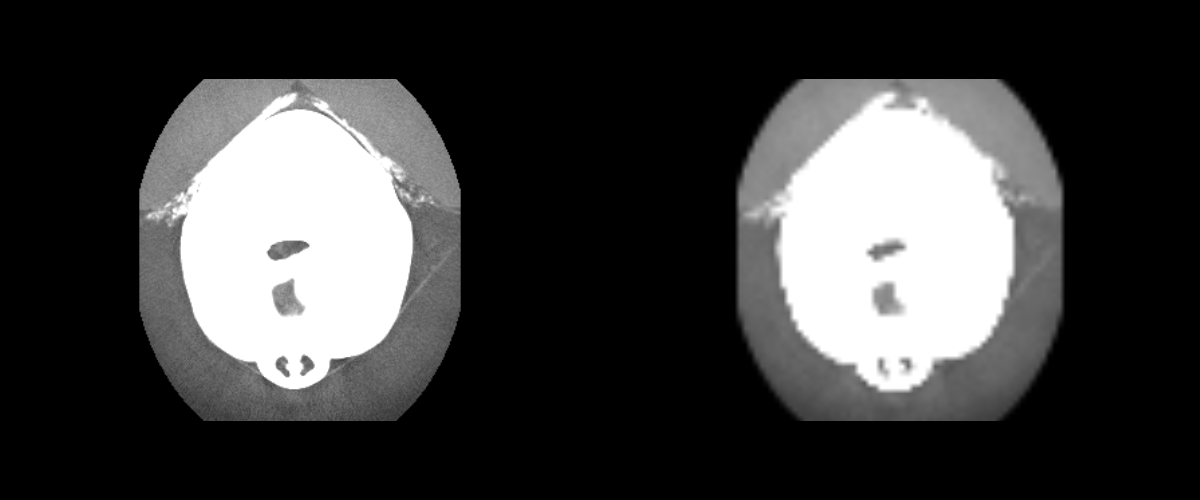

The Python source for this figure:
#!/usr/bin/env python

# Downsample a 3D medical volume (FullHead.mhd) by an integer factor
# using vtkImageShrink3D.  The left viewport shows the original middle
# axial slice; the right shows the downsampled version.

import os
from pathlib import Path

# Factory overrides: importing these modules registers the OpenGL rendering
# and interaction style implementations for vtkRenderingCore factory classes.
import vtkmodules.vtkInteractionStyle  # noqa: F401
import vtkmodules.vtkRenderingOpenGL2  # noqa: F401
# VTK pipeline classes used in this example
from vtkmodules.vtkIOImage import vtkMetaImageReader
from vtkmodules.vtkImagingCore import vtkImageCast, vtkImageShrink3D
from vtkmodules.vtkRenderingCore import (
    vtkImageActor,
    vtkRenderWindow,
    vtkRenderWindowInteractor,
    vtkRenderer,
)

# Colors (normalized RGB)
black_rgb = (0.0, 0.0, 0.0)

# Data directory: defaults to the folder containing this script
data_dir = Path(os.environ.get("VPE_DATA_DIR", Path(__file__).parent))

# Reader: load the 3D medical volume
reader = vtkMetaImageReader()
reader.SetFileName(str(data_dir / "FullHead.mhd"))
reader.Update()

# Determine the middle axial slice
extent = reader.GetOutput().GetExtent()
mid_z = (extent[4] + extent[5]) // 2

# Filter: shrink by a factor of 4 in X and Y, keep Z unchanged
shrink = vtkImageShrink3D()
shrink.SetInputConnection(reader.GetOutputPort())
shrink.SetShrinkFactors(4, 4, 1)
shrink.AveragingOn()
shrink.Update()

shrunk_extent = shrink.GetOutput().GetExtent()
shrunk_mid_z = (shrunk_extent[4] + shrunk_extent[5]) // 2

# Cast original: convert to unsigned char for display
cast_original = vtkImageCast()
cast_original.SetInputConnection(reader.GetOutputPort())
cast_original.SetOutputScalarTypeToUnsignedChar()
cast_original.ClampOverflowOn()

# Cast shrunk: convert to unsigned char for display
cast_shrunk = vtkImageCast()
cast_shrunk.SetInputConnection(shrink.GetOutputPort())
cast_shrunk.SetOutputScalarTypeToUnsignedChar()
cast_shrunk.ClampOverflowOn()

# Actor 1: original slice in the left viewport
actor_original = vtkImageActor()
actor_original.GetMapper().SetInputConnection(cast_original.GetOutputPort())
actor_original.SetDisplayExtent(extent[0], extent[1], extent[2], extent[3],
                                mid_z, mid_z)

# Actor 2: downsampled slice in the right viewport
actor_shrunk = vtkImageActor()
actor_shrunk.GetMapper().SetInputConnection(cast_shrunk.GetOutputPort())
actor_shrunk.SetDisplayExtent(shrunk_extent[0], shrunk_extent[1],
                              shrunk_extent[2], shrunk_extent[3],
                              shrunk_mid_z, shrunk_mid_z)

# Renderer 1: left viewport — original
renderer_left = vtkRenderer()
renderer_left.AddActor(actor_original)
renderer_left.SetViewport(0.0, 0.0, 0.5, 1.0)
renderer_left.SetBackground(black_rgb)
renderer_left.ResetCamera()

# Renderer 2: right viewport — downsampled
renderer_right = vtkRenderer()
renderer_right.AddActor(actor_shrunk)
renderer_right.SetViewport(0.5, 0.0, 1.0, 1.0)
renderer_right.SetBackground(black_rgb)
renderer_right.ResetCamera()

# Window: display the rendered scene
render_window = vtkRenderWindow()
render_window.AddRenderer(renderer_left)
render_window.AddRenderer(renderer_right)
render_window.SetWindowName("shrink")
render_window.SetMultiSamples(0)
render_window.SetSize(1200, 500)

# Interactor: handle mouse and keyboard events
render_window_interactor = vtkRenderWindowInteractor()
render_window_interactor.SetRenderWindow(render_window)

# Launch the interactive visualization
render_window_interactor.Initialize()
render_window_interactor.Start()
